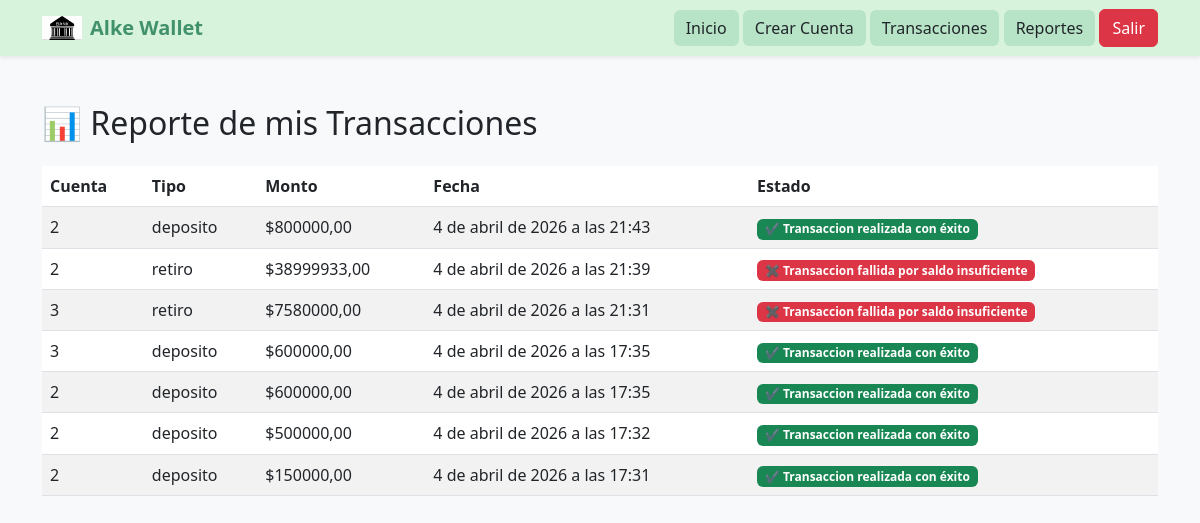
Before: /reporte/ (signed in) with the older database file.
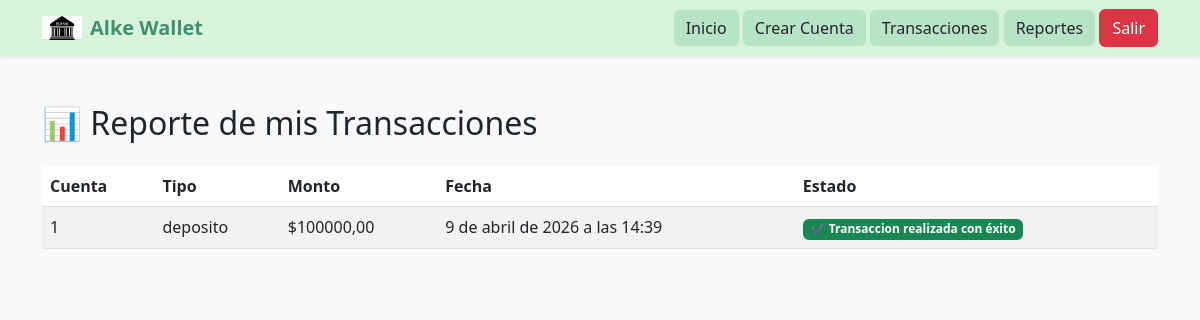
After: the same page with the newer database file.
### gestion/models.py (models this page shows, shortened)
class Transaccion(models.Model):
    TIPO = [
        ('deposito', 'Depósito'),
        ('retiro', 'Retiro'),
    ]
    ESTADO = [
        ('exito', 'Realizada con éxito'),
        ('fallo', 'Fallida'),
    ]
    cuenta = models.ForeignKey(Cuenta, on_delete=models.CASCADE)
    tipo = models.CharField(max_length=10, choices=TIPO)
    monto = models.DecimalField(max_digits=10, decimal_places=2)
    fecha = models.DateTimeField(auto_now_add=True)
    estado = models.CharField(max_length=10, choices=ESTADO, default='exito')

class Cuenta(models.Model):
    cliente = models.ForeignKey(Cliente, on_delete=models.CASCADE)
    saldo = models.DecimalField(max_digits=10, decimal_places=2, default=0)
    fecha_creacion = models.DateTimeField(auto_now_add=True)

### gestion/views.py (the view)
# urls.py: path('reporte/', views.reporte_transacciones, name='reporte'),
@login_required
def reporte_transacciones(request):
    transacciones = Transaccion.objects.filter(
        cuenta__cliente__usuario=request.user
    ).order_by('-fecha')
    return render(request, 'cuentas/reporte.html', {
        'transacciones': transacciones
    })

### gestion/templates/cuentas/reporte.html
<!DOCTYPE html>
{% extends 'base.html' %}
{% block content %}
<h2 class="mb-4">📊 Reporte de mis Transacciones</h2>
<table class="table table-striped">
    <thead>
        <tr>
            <th>Cuenta</th>
            <th>Tipo</th>
            <th>Monto</th>
            <th>Fecha</th>
            <th>Estado</th>
        </tr>
    </thead>
    <tbody>
    {% for t in transacciones %}
    <tr>
        <td>{{ t.cuenta.id }}</td>
        <td>{{ t.tipo }}</td>
        <td>${{ t.monto }}</td>
        <td>{{ t.fecha }}</td>
        <td>
            {% if t.estado == 'exito' %}
                <span class="badge bg-success">✔ Transaccion realizada con éxito</span>
            {% elif t.estado == 'fallo' %}
                <span class="badge bg-danger">✖ Transaccion fallida por saldo insuficiente </span>
            {% else %}
                <span class="badge bg-secondary">Desconocido</span>
            {% endif %}
        </td>
    </tr>
    {% endfor %}
</tbody>
</table>
{% endblock %}

Changed rows visible on the page:
removed Transaccion: cuenta.id "2", tipo "deposito", monto "800000,00", fecha "4 de abril de 2026 a las 21:43", estado "✔ Transaccion realizada con éxito"
removed Transaccion: cuenta.id "2", tipo "retiro", monto "38999933,00", fecha "4 de abril de 2026 a las 21:39", shows "✖ Transaccion fallida por saldo insuficiente"
removed Transaccion: cuenta.id "3", tipo "retiro", monto "7580000,00", fecha "4 de abril de 2026 a las 21:31", shows "✖ Transaccion fallida por saldo insuficiente"
removed Transaccion: cuenta.id "3", tipo "deposito", monto "600000,00", fecha "4 de abril de 2026 a las 17:35", estado "✔ Transaccion realizada con éxito"
removed Transaccion: cuenta.id "2", tipo "deposito", monto "600000,00", fecha "4 de abril de 2026 a las 17:35", estado "✔ Transaccion realizada con éxito"
removed Transaccion: cuenta.id "2", tipo "deposito", monto "500000,00", fecha "4 de abril de 2026 a las 17:32", estado "✔ Transaccion realizada con éxito"
removed Transaccion: cuenta.id "2", tipo "deposito", monto "150000,00", fecha "4 de abril de 2026 a las 17:31", estado "✔ Transaccion realizada con éxito"
added Transaccion: cuenta.id "1", tipo "deposito", monto "100000,00", fecha "9 de abril de 2026 a las 14:39", estado "✔ Transaccion realizada con éxito"
